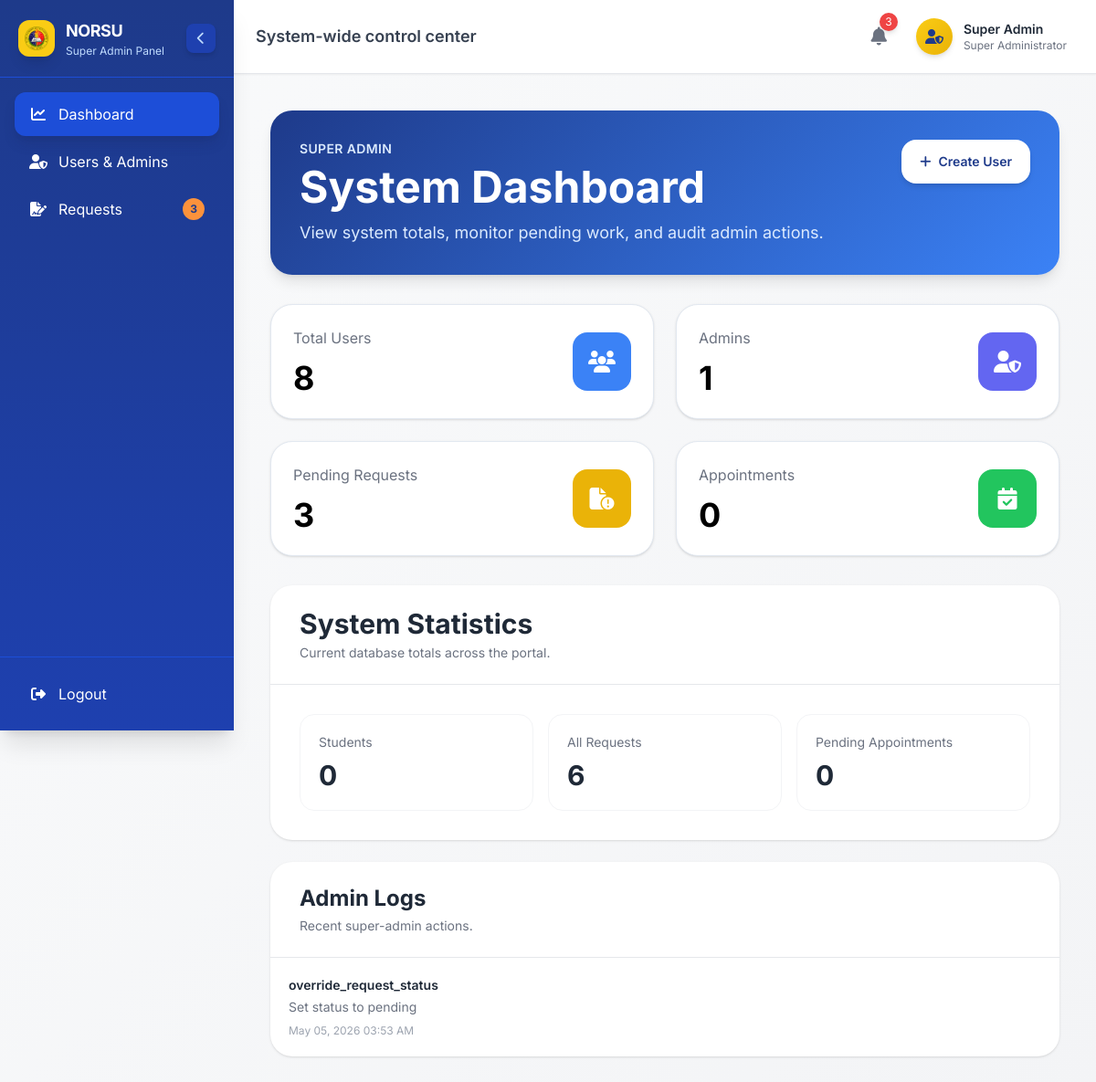
The page /public/superadmin/Dashboard.php (signed in) on the database its author committed.
### tables this page shows
CREATE TABLE `admin_action_logs` (
  `id` int(11) NOT NULL,
  `actor_id` int(11) DEFAULT NULL,
  `action` varchar(100) NOT NULL,
  `target_type` varchar(100) DEFAULT NULL,
  `target_id` int(11) DEFAULT NULL,
  `details` text DEFAULT NULL,
  `created_at` timestamp NOT NULL DEFAULT current_timestamp()
);

### public/superadmin/Dashboard.php (called while the page is built, shortened)
<?php
require_once __DIR__ . '/../../controller/superadmin/SuperAdminController.php';
$viewData = SuperAdminController::dashboard();
extract($viewData);
include __DIR__ . '/../../view/superadmin/dashboard.php';

### model/superadmin/SuperAdminModel.php (called while the page is built, shortened)
<?php
class SuperAdminModel
{
    private mysqli $conn;
    public function __construct(mysqli $conn)
    {
        $this->conn = $conn;
    }
    public function getDashboardStats(): array
    {
        return [
            'total_users' => $this->countRows('students'),
            'total_admins' => $this->countRows('students', "role = 'admin'"),
            'total_students' => $this->countRows('students', "role = 'student'"),
            'total_requests' => $this->countRows('requests') + $this->countRows('one_time_requests'),
            'pending_requests' => $this->countRows('requests', "status = 'pending'") + $this->countRows('one_time_requests', "status = 'pending'"),
            'total_appointments' => $this->countRows('appointments'),
            'pending_appointments' => $this->countRows('appointments', "status = 'pending'"),
        ];
    }
    public function getRecentActivity(int $limit = 8): array
    {
        $stmt = $this->conn->prepare("
            SELECT al.*, s.name AS actor_name
            FROM admin_action_logs al
            LEFT JOIN students s ON al.actor_id = s.id
            ORDER BY al.created_at DESC
            LIMIT ?
        ");
        $stmt->bind_param('i', $limit);
        $stmt->execute();
        $rows = $stmt->get_result()->fetch_all(MYSQLI_ASSOC);
        return $rows;
    }
    private function countRows(string $table, string $where = ''): int
    {
        $allowedTables = ['students', 'requests', 'one_time_requests', 'appointments'];
        $sql = "SELECT COUNT(*) AS total FROM {$table}";
        if ($where !== '') {
            $sql .= " WHERE {$where}";
        }
        $result = $this->conn->query($sql);
        return $result ? (int) ($result->fetch_assoc()['total'] ?? 0) : 0;
    }
    private function ensureActionLogsTable(): void
    {
        $this->conn->query("
            CREATE TABLE IF NOT EXISTS admin_action_logs (
                id INT AUTO_INCREMENT PRIMARY KEY,
                actor_id INT NULL,
                action VARCHAR(100) NOT NULL,
                target_type VARCHAR(100) NULL,
                target_id INT NULL,
                details TEXT NULL,
                created_at TIMESTAMP DEFAULT CURRENT_TIMESTAMP,
                INDEX idx_actor_id (actor_id),
                INDEX idx_created_at (created_at)
            )
        ");
    }
}

### controller/superadmin/SuperAdminController.php (called while the page is built, shortened)
<?php
require_once __DIR__ . '/SuperAdminPageController.php';
require_once __DIR__ . '/../../model/superadmin/SuperAdminModel.php';
class SuperAdminController
{
    public function __construct(mysqli $conn)
    {
        $this->model = new SuperAdminModel($conn);
    }
    public static function dashboard(): array
    {
        $viewData = SuperAdminPageController::boot(
            'Super Admin Dashboard',
            'System-wide control center',
            [],
            'dashboard'
        );
        $controller = new self($viewData['conn']);
        $stats = $controller->model->getDashboardStats();
        return array_merge($viewData, [
            'systemStats' => $stats,
            'stats' => array_merge($viewData['stats'], [
                'pending_requests' => $stats['pending_requests'],
                'pending_appointments' => $stats['pending_appointments'],
            ]),
            'recentActivity' => $controller->model->getRecentActivity(),
            'createUserNotice' => $_SESSION['superadmin_create_user_notice'] ?? null,
            'createUserErrors' => $_SESSION['superadmin_create_user_errors'] ?? [],
            'createUserOld' => $_SESSION['superadmin_create_user_old'] ?? [],
        ]);
    }
}

### controller/superadmin/SuperAdminPageController.php (called while the page is built, shortened)
<?php
class SuperAdminPageController
{
    public static function boot(string $pageTitle, string $pageSubtitle, array $stats = [], string $currentPageKey = ''): array
    {
        return [
            'conn' => $GLOBALS['conn'] ?? null,
            'pageTitle' => $pageTitle,
            'pageSubtitle' => $pageSubtitle,
            'currentPageKey' => $currentPageKey,
            'stats' => array_merge([
                'pending_requests' => 0,
                'pending_appointments' => 0,
            ], $stats),
        ];
    }
}

### view/superadmin/dashboard.php (the view, shortened to what this page needs)
<?php include __DIR__ . '/../../public/superadmin/includes/SuperAdminHeader.php'; ?>
<div class="p-4 sm:p-6 lg:p-10 space-y-8">
    <div class="welcome-banner rounded-3xl p-6 sm:p-8 text-white shadow-lg">
        <div class="flex flex-col gap-4 lg:flex-row lg:items-start lg:justify-between">
            <div>
                <p class="text-blue-100 text-sm font-semibold uppercase tracking-wide">Super Admin</p>
                <h2 class="text-3xl sm:text-4xl lg:text-5xl font-bold mt-2">System Dashboard</h2>
                <p class="text-blue-100 text-base sm:text-lg mt-3 max-w-3xl">View system totals, monitor pending work, and audit admin actions.</p>
            </div>
            <button
                type="button"
                data-modal-target="createUserModal"
                data-modal-toggle="createUserModal"
                class="inline-flex min-h-[48px] items-center justify-center rounded-2xl bg-white px-5 py-3 text-sm font-semibold text-blue-900 shadow-md transition hover:bg-blue-50"
            >
                <i class="fas fa-plus mr-2"></i>Create User
            </button>
        </div>
    </div>
    <div class="grid grid-cols-1 sm:grid-cols-2 xl:grid-cols-4 gap-4 sm:gap-6">
        <?php
        $cards = [
            ['label' => 'Total Users', 'value' => $systemStats['total_users'] ?? 0, 'icon' => 'fa-users', 'color' => 'bg-blue-500'],
            ['label' => 'Admins', 'value' => $systemStats['total_admins'] ?? 0, 'icon' => 'fa-user-shield', 'color' => 'bg-indigo-500'],
            ['label' => 'Pending Requests', 'value' => $systemStats['pending_requests'] ?? 0, 'icon' => 'fa-file-circle-exclamation', 'color' => 'bg-yellow-500'],
            ['label' => 'Appointments', 'value' => $systemStats['total_appointments'] ?? 0, 'icon' => 'fa-calendar-check', 'color' => 'bg-green-500'],
        ];
        ?>
        <?php foreach ($cards as $card): ?>
            <div class="stat-card bg-white rounded-3xl shadow p-5 sm:p-6 flex items-center justify-between gap-4">
                <div>
                    <p class="text-gray-500 text-sm sm:text-base"><?php echo htmlspecialchars($card['label']); ?></p>
                    <h3 class="text-3xl sm:text-4xl font-bold mt-3"><?php echo (int) $card['value']; ?></h3>
                </div>
                <div class="<?php echo $card['color']; ?> w-14 h-14 sm:w-16 sm:h-16 rounded-2xl flex items-center justify-center text-white text-2xl shrink-0">
                    <i class="fas <?php echo $card['icon']; ?>"></i>
                </div>
            </div>
        <?php endforeach; ?>
    </div>
    <div class="grid grid-cols-1 xl:grid-cols-3 gap-6">
        <section class="xl:col-span-2 bg-white rounded-3xl shadow overflow-hidden">
            <div class="px-5 sm:px-8 py-6 border-b">
                <h3 class="text-2xl sm:text-3xl font-bold text-gray-800">System Statistics</h3>
                <p class="text-sm text-gray-500 mt-1">Current database totals across the portal.</p>
            </div>
            <div class="grid grid-cols-1 sm:grid-cols-2 lg:grid-cols-3 gap-4 p-5 sm:p-8">
                <div class="rounded-2xl border border-gray-100 p-5">
                    <p class="text-gray-500 text-sm">Students</p>
                    <p class="text-3xl font-bold text-gray-800 mt-2"><?php echo (int) ($systemStats['total_students'] ?? 0); ?></p>
                </div>
                <div class="rounded-2xl border border-gray-100 p-5">
                    <p class="text-gray-500 text-sm">All Requests</p>
                    <p class="text-3xl font-bold text-gray-800 mt-2"><?php echo (int) ($systemStats['total_requests'] ?? 0); ?></p>
                </div>
                <div class="rounded-2xl border border-gray-100 p-5">
                    <p class="text-gray-500 text-sm">Pending Appointments</p>
                    <p class="text-3xl font-bold text-gray-800 mt-2"><?php echo (int) ($systemStats['pending_appointments'] ?? 0); ?></p>
                </div>
            </div>
        </section>
        <section class="bg-white rounded-3xl shadow overflow-hidden">
            <div class="px-5 sm:px-8 py-6 border-b">
                <h3 class="text-2xl font-bold text-gray-800">Admin Logs</h3>
                <p class="text-sm text-gray-500 mt-1">Recent super-admin actions.</p>
            </div>
            <div class="divide-y">
                <?php if (!empty($recentActivity)): ?>
                    <?php foreach ($recentActivity as $log): ?>
                        <div class="p-5">
                            <p class="text-sm font-semibold text-gray-800"><?php echo htmlspecialchars($log['action']); ?></p>
                            <p class="text-sm text-gray-500 mt-1"><?php echo htmlspecialchars($log['details'] ?? ''); ?></p>
                            <p class="text-xs text-gray-400 mt-2"><?php echo date('M d, Y h:i A', strtotime($log['created_at'])); ?></p>
                        </div>
                    <?php endforeach; ?>
                <?php else: ?>
                    <div class="p-8 text-center text-gray-500">No admin actions logged yet.</div>
                <?php endif; ?>
            </div>
        </section>
    </div>
</div>

### public/superadmin/includes/SuperAdminHeader.php (style rules this page uses)
* { margin: 0; padding: 0; box-sizing: border-box; }
body { font-family: 'Inter', sans-serif; background-color: #f8fafc; overflow-x: hidden; }
.stat-card { transition: all 0.3s ease; border: 1px solid #e2e8f0; }
.welcome-banner { background: linear-gradient(135deg, #1e3a8a 0%, #3b82f6 100%); }

### rows shown on the page
admin_action_logs: action "override_request_status", details "Set status to pending", created_at "May 05, 2026 03:53 AM"

### other values the page prints
$stats['pending_requests'] "3"
$pageSubtitle "System-wide control center"
min((int) $totalPending, 9) "3"
$_SESSION['name'] "Super Admin"
$card['label'] "Total Users"
$card['value'] "8"
$card['label'] "Admins"
$card['value'] "1"
$card['label'] "Pending Requests"
$card['value'] "3"
$card['label'] "Appointments"
$card['value'] "0"
$systemStats['total_students'] "0"
$systemStats['total_requests'] "6"
$systemStats['pending_appointments'] "0"
